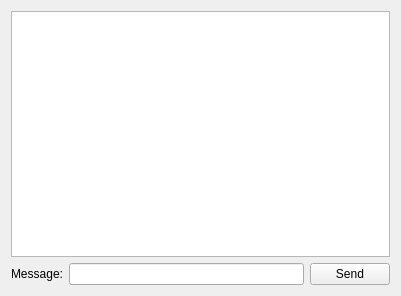
<?xml version="1.0" encoding="UTF-8"?>
<ui version="4.0">
 <class>ClientChatWidget</class>
 <widget class="QWidget" name="ClientChatWidget">
  <property name="geometry">
   <rect>
    <x>0</x>
    <y>0</y>
    <width>401</width>
    <height>296</height>
   </rect>
  </property>
  <property name="windowTitle">
   <string>Form</string>
  </property>
  <layout class="QVBoxLayout" name="verticalLayout">
   <item>
    <widget class="QListWidget" name="lstMessages"/>
   </item>
   <item>
    <layout class="QHBoxLayout" name="horizontalLayout">
     <item>
      <widget class="QLabel" name="label">
       <property name="text">
        <string>Message:</string>
       </property>
      </widget>
     </item>
     <item>
      <widget class="QLineEdit" name="InMessage"/>
     </item>
     <item>
      <widget class="QPushButton" name="btnSend">
       <property name="text">
        <string>Send</string>
       </property>
      </widget>
     </item>
    </layout>
   </item>
  </layout>
 </widget>
 <resources/>
 <connections/>
</ui>
